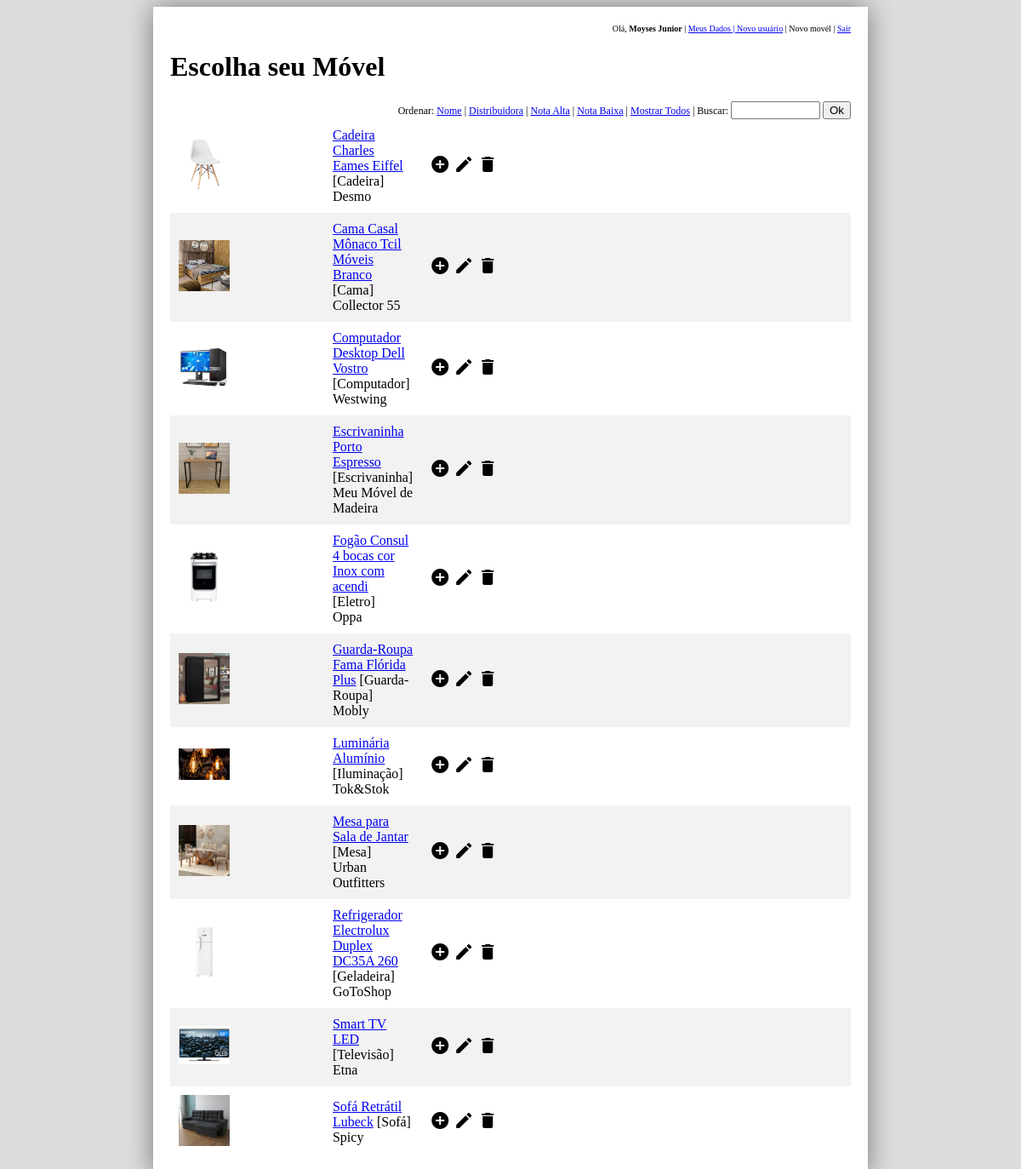
Screenshot of / (signed in) with the database file from the repository.
### tables this page shows
CREATE TABLE `moveis` (
  `cod` int(11) NOT NULL,
  `nome` varchar(40) NOT NULL,
  `genero` int(11) NOT NULL,
  `distribuidora` int(11) NOT NULL,
  `descricao` text NOT NULL,
  `nota` decimal(4,2) NOT NULL,
  `capa` varchar(40) DEFAULT NULL
);

CREATE TABLE `generos` (
  `cod` int(11) NOT NULL,
  `genero` varchar(20) NOT NULL
);

CREATE TABLE `distribuidoras` (
  `cod` int(11) NOT NULL,
  `distribuidora` varchar(20) NOT NULL,
  `cidade` varchar(15) NOT NULL
);

### includes/funcoes.php (called while the page is built, shortened)
<?php
function thumb ($arq) {
	$caminho = "fotos/$arq";
	if (is_null($arq) || !file_exists($caminho)) {
		return "fotos/indisponivel.jpg";
	} else {
		return $caminho;
	}
}

### includes/login.php (called while the page is built, shortened)
<?php
function is_admin() {
    $t = $_SESSION['tipo'] ?? null;
    if (is_null($t)) {
        return false;
    } else {
        if ($t == 'admin') {
            return true;
        } else {
            return false;
        }
    }
}
?>

### index.php (the view, shortened to what this page needs)
<!DOCTYPE html>
<html lang="pt-br">
<head>
<link rel="stylesheet" href="css/style.css"/>
</head>
<body>
<?php
require_once "includes/banco.php";
require_once "includes/login.php";
require_once "includes/funcoes.php";
$ordem = $_GET['o'] ?? "n";
$chave = $_GET['c'] ?? "";
?>
<div id="corpo">
<?php include_once "includes/topo.php"; ?>
<h1>Escolha seu Móvel</h1>
<form method="get" id="busca" action="index.php">
Ordenar:
<a href="index.php?o=n&c=<?php echo $chave;?>">Nome</a> |
<a href="index.php?o=p&c=<?php echo $chave;?>">Distribuidora</a> |
<a href="index.php?o=n1&c=<?php echo $chave;?>">Nota Alta</a> |
<a href="index.php?o=n2&c=<?php echo $chave;?>">Nota Baixa</a> |
<a href="index.php">Mostrar Todos</a> |
Buscar: <input type="text" name="c" size="10" maxlength="40"/>
<input type="submit" value="Ok"/>
</form>
<table class="listagem">
<?php
$q = "select m.cod, m.nome, g.genero, d.distribuidora, m.capa from moveis m join generos g on m.genero = g.cod join distribuidoras d on m.distribuidora = d.cod ";
switch ($ordem) {
	default:
	$q .= "ORDER BY m.nome";
	break;
}
$busca = $banco->query($q);
if(!$busca) {
	echo "<tr><td>Infelizmente a busca deu errado";
} else {
	if($busca->num_rows == 0) {
		echo "<tr><td>Nenhum registro encontrado";
	} else {
		while($reg=$busca->fetch_object()) {
			$t = thumb($reg->capa);
			echo "<tr><td><img src='$t' class='mini'/><td>";
			echo "<td><a href='detalhes.php?cod=$reg->cod'>$reg->nome</a>";
			echo " [$reg->genero]";
			echo "<br/>$reg->distribuidora";
			if (is_admin()) {
				echo "<td>";
				echo "<i class='material-icons'>add_circle</i> ";
				echo "<i class='material-icons'>edit</i> ";
				echo "<i class='material-icons'>delete</i> ";
			} else if (is_editor()) {
				echo "<td>";
				echo "<i class='material-icons'>edit</i> ";
			}
		}
	}
}
?>
</table>
</div>
</body>
</html>

### css/style.css (style rules this page uses)
body { background-color: #ddd; font-family: Tahoma; }
div#corpo { width: 800px; margin: auto; padding: 20px; background-color: #fff; box-shadow: 0px 0px 30px #777; }
form#busca { font-size: 12px; text-align: right; }
table.listagem { width: 100%; text-align: left; border-collapse: collapse; }
table.listagem td { padding: 10px; }
table.listagem tr:nth-child(even) { background-color: #f2f2f2; }
table.listagem td:nth-child(1) { width: 50px; }
table.listagem td:nth-child(3) { width: 90px; }
img.mini { width: 60px; }

### rows the page displays
moveis: capa (picture), nome "Cadeira Charles Eames Eiffel", genero.genero "Cadeira", distribuidora.distribuidora "Desmo"
moveis: capa (picture), nome "Cama Casal Mônaco Tcil Móveis Branco", genero.genero "Cama", distribuidora.distribuidora "Collector 55"
moveis: capa (picture), nome "Computador Desktop Dell Vostro", genero.genero "Computador", distribuidora.distribuidora "Westwing"
moveis: capa (picture), nome "Escrivaninha Porto Espresso", genero.genero "Escrivaninha", distribuidora.distribuidora "Meu Móvel de Madeira"
moveis: capa (picture), nome "Fogão Consul 4 bocas cor Inox com acendi", genero.genero "Eletro", distribuidora.distribuidora "Oppa"
moveis: capa (picture), nome "Guarda-Roupa Fama Flórida Plus", genero.genero "Guarda-Roupa", distribuidora.distribuidora "Mobly"
moveis: capa (picture), nome "Luminária Alumínio", genero.genero "Iluminação", distribuidora.distribuidora "Tok&Stok"
moveis: capa (picture), nome "Mesa para Sala de Jantar", genero.genero "Mesa", distribuidora.distribuidora "Urban Outfitters"
moveis: capa (picture), nome "Refrigerador Electrolux Duplex DC35A 260", genero.genero "Geladeira", distribuidora.distribuidora "GoToShop"
moveis: capa (picture), nome "Smart TV LED", genero.genero "Televisão", distribuidora.distribuidora "Etna"
moveis: capa (picture), nome "Sofá Retrátil Lubeck", genero.genero "Sofá", distribuidora.distribuidora "Spicy"

### other values shown
$_SESSION['nome'] "Moyses Junior"
